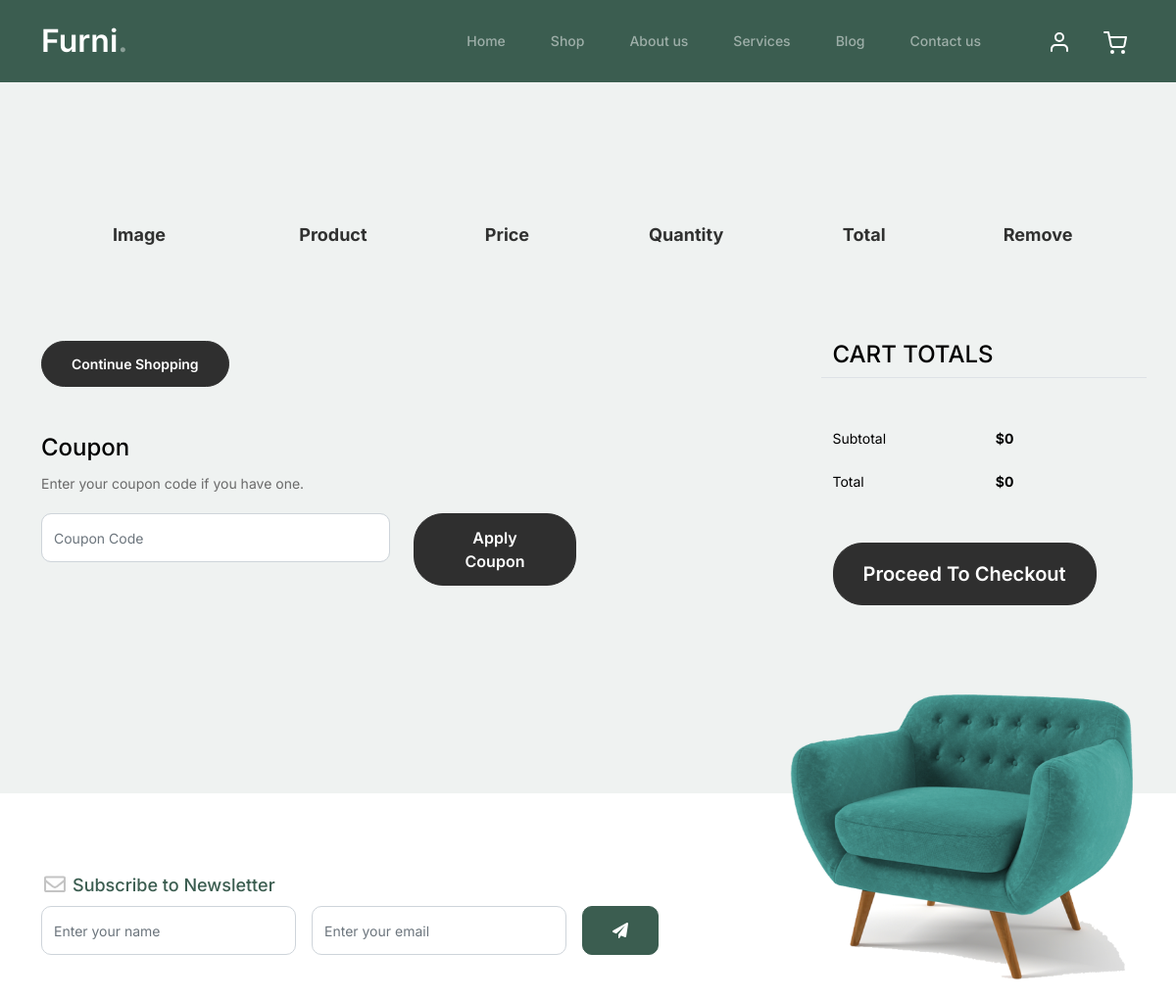
/cart/ (signed in, upper part), run on an earlier commit of the app's database.
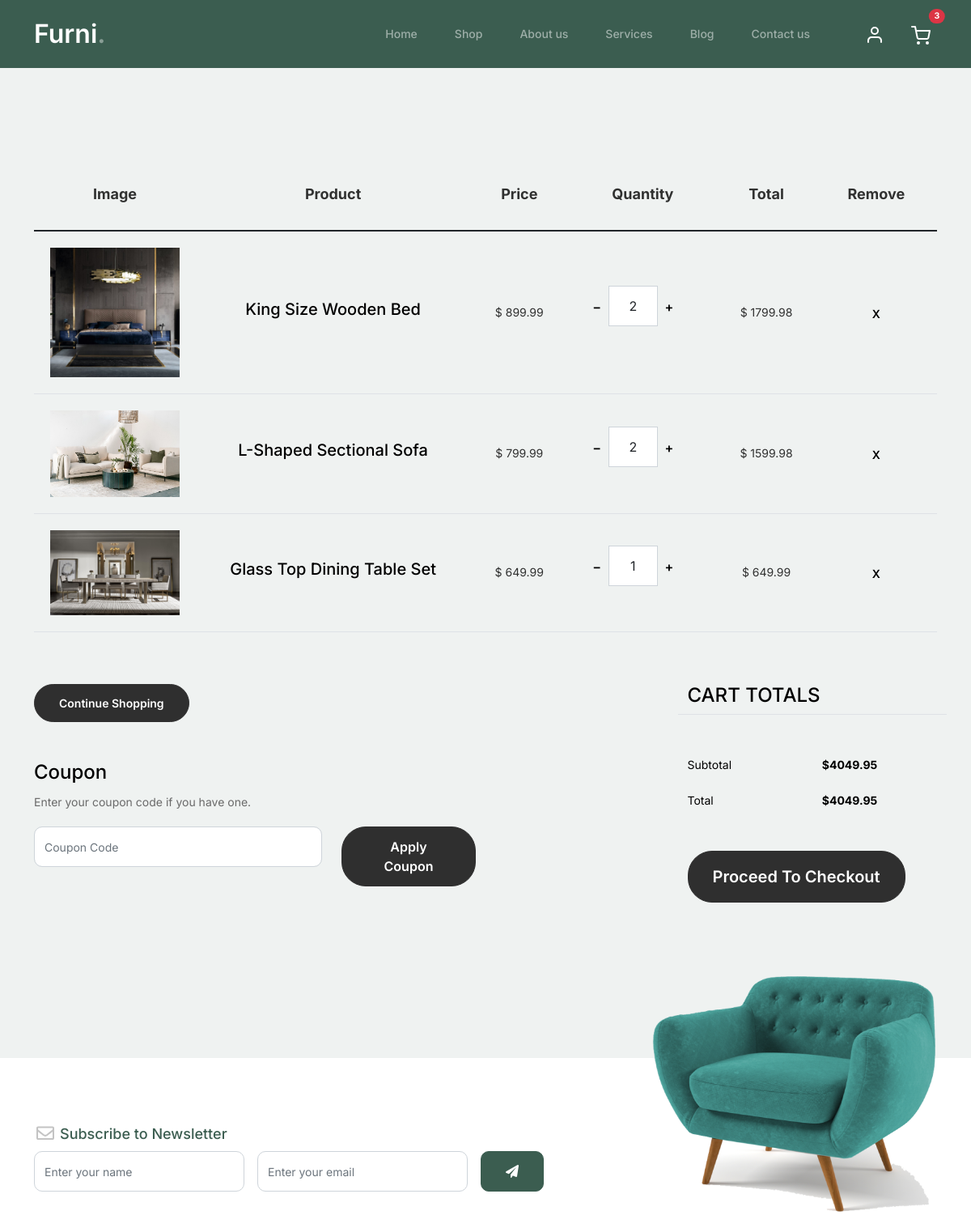
And on a later commit of the database.
### shop/models.py (models this page shows, shortened)
class CartItem(models.Model):
    cart = models.ForeignKey(Cart, on_delete=models.CASCADE, related_name='items')
    product = models.ForeignKey(Product, on_delete=models.CASCADE)
    quantity = models.PositiveIntegerField(default=1)
    def total_price(self):
        return self.quantity * self.product.price

class Product(models.Model):
    name = models.CharField(max_length=200)
    slug = AutoSlugField(populate_from='name', unique=True)
    subcategory = models.ForeignKey(Subcategory, on_delete=models.CASCADE, related_name='products')
    description = models.TextField()
    price = models.DecimalField(max_digits=10, decimal_places=2)
    image = models.ImageField(upload_to='products/')
    stock = models.PositiveIntegerField()
    available = models.BooleanField(default=True)
    created_at = models.DateTimeField(auto_now_add=True)
    updated_at = models.DateTimeField(auto_now=True)

### shop/views.py (the view)
# urls.py: path('cart/', view_cart, name='view_cart'),
def view_cart(request):
    if request.user.is_authenticated:
        cart, created = Cart.objects.get_or_create(user=request.user)
    else:
        session_key = request.session.session_key
        if not session_key:
            request.session.create()
            session_key = request.session.session_key
        cart, created = Cart.objects.get_or_create(session_key=session_key)
    cart_items = cart.items.all()
    total_price = sum(item.total_price() for item in cart_items)
    context = {
        'cart_items': cart_items,
        'total_price': total_price,
    }
    return render(request, 'cart.html', context)

### shop/context_processors.py (called while the page is built)
def cart_item_count(request):
    if request.user.is_authenticated:
        cart, created = Cart.objects.get_or_create(user=request.user)
        return {'cart_item_count': cart.items.count()}
    return {'cart_item_count': 0}

### shop/templates/cart.html (shortened to what the changed rows need)
{% extends "base.html" %}
{% load static %}
{% block content %}
  <div class="untree_co-section before-footer-section">
    <div class="container">
      <div class="row mb-5">
        <form class="col-md-12" method="post">
          <div class="site-blocks-table">
            <table class="table">
              <thead>
                <tr>
                  <th class="product-thumbnail">Image</th>
                  <th class="product-name">Product</th>
                  <th class="product-price">Price</th>
                  <th class="product-quantity">Quantity</th>
                  <th class="product-total">Total</th>
                  <th class="product-remove">Remove</th>
                </tr>
              </thead>
              <tbody>
              {% for item in cart_items %}
              <tr>
                  <td class="product-thumbnail">
                    <img
                      src="{{item.product.image.url}}"
                      alt="Image"
                      class="img-fluid "
                    />
                  </td>
                  <td class="product-name">
                    <h2 class="h5 text-black"> {{item.product.name}} </h2>
                  </td>
                  <td>$ {{item.product.price}} </td>
                  <td>
                    <div
                      class="input-group mb-3 d-flex align-items-center quantity-container"
                      style="max-width: 120px"
                    >
                      <div class="input-group-prepend">
                      <a href="{% url 'decrement_item' item.id %}">
                        <button
                          class="btn btn-outline-black decrease"
                          type="button"
                        >
                          &minus;
                        </button>
                      </a>
                      </div>
                      <input
                        type="text"
                        class="form-control text-center quantity-amount"
                        value=" {{item.quantity}} "
                        placeholder=""
                        aria-label="Example text with button addon"
                        aria-describedby="button-addon1"
                      />
                      <div class="input-group-append">
                      <a href="{% url 'increment_item' item.id %}">
                        <button
                          class="btn btn-outline-black increase"
                          type="button"
                        >
                          &plus;
                        </button>
                      </a>
                      </div>
                    </div>
                  </td>
                  <td>$ {{item.total_price}} </td>
                  <td><a href="{% url 'remove_item' item.id %}" class="btn btn-black btn-sm">X</a></td>
                </tr>
              {% endfor %}
              </tbody>
            </table>
          </div>
        </form>
      </div>
      <div class="row">
        <div class="col-md-6 pl-5">
          <div class="row justify-content-end">
            <div class="col-md-7">
              <div class="row mb-3">
                <div class="col-md-6 text-right">
                  <strong class="text-black">${{total_price}} </strong>
                </div>
              </div>
              <div class="row mb-5">
                <div class="col-md-6 text-right">
                  <strong class="text-black">${{total_price}}</strong>
                </div>
              </div>
            </div>
          </div>
        </div>
      </div>
    </div>
  </div>
{% endblock content %}

What changed in the data, as far as the page shows it:
added CartItem: product.image (picture), product.name "King Size Wooden Bed", product.price "899.99", quantity "2", total_price "1799.98"
added CartItem: product.image (picture), product.name "L-Shaped Sectional Sofa", product.price "799.99", quantity "2", total_price "1599.98"
added CartItem: product.image (picture), product.name "Glass Top Dining Table Set", product.price "649.99", quantity "1", total_price "649.99"
Also different on the page:
{{ cart_item_count }}: (not shown) → "3"
{{ total_price }}: "0" → "4049.95"
